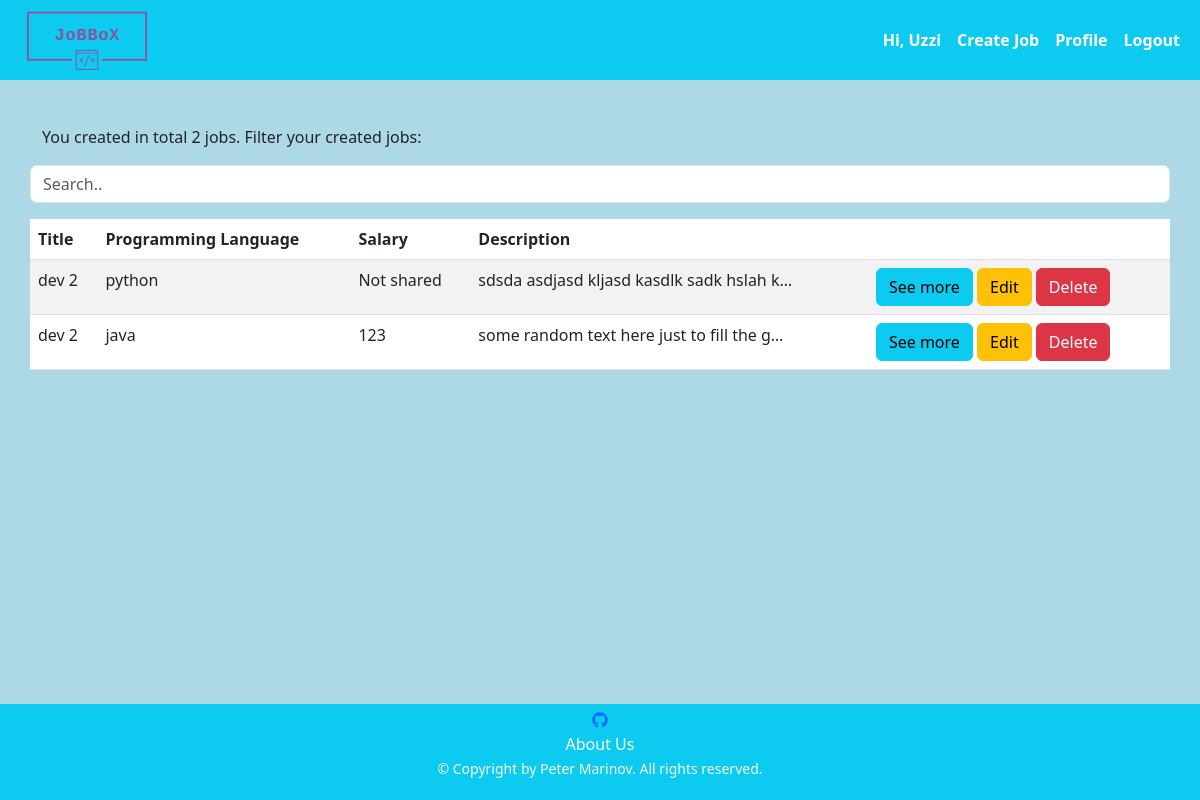
Page /job/my-hr-list/ (signed in) on the committed database.
### jobbox/app_auth/models.py (models this page shows)
class AppUser(auth_models.AbstractBaseUser, auth_models.PermissionsMixin):
    USERNAME_FIELD = 'email'
    objects = AppUserManager()
    email = models.EmailField(
        null=False,
        blank=False,
        unique=True,
    )
    is_staff = models.BooleanField(
        default=False,
    )

### jobbox/common/models.py (models this page shows, shortened)
class ProfileHR(models.Model):
    FIRST_NAME_MAX_LEN = 30
    LAST_NAME_MAX_LEN = 30
    COMPANY_NAME_MAX_LEN = 15
    TELEPHONE_NUMBER_MAX_LEN = 13
    TELEPHONE_NUMBER_MIN_LEN = 4
    PROFILE_PICTURE_MAX_SIZE_IN_MB = 1
    first_name = models.CharField(
        max_length=FIRST_NAME_MAX_LEN,
        null=True,
        blank=False,
        validators=[
            check_if_only_letters,
        ]
    )
    last_name = models.CharField(
        max_length=LAST_NAME_MAX_LEN,
        null=True,
        blank=True,
        validators=[
            check_if_only_letters,
        ]
    )
    company_name = models.CharField(
        max_length=COMPANY_NAME_MAX_LEN,
        null=True,
        blank=True,
    )
    profile_picture = models.ImageField(
        upload_to='profilehr',
        null=True,
        blank=True,
        validators=[
            FileSizeValidatorInMB(PROFILE_PICTURE_MAX_SIZE_IN_MB)
        ]
    )
    telephone_number = models.CharField(
        max_length=TELEPHONE_NUMBER_MAX_LEN,
        null=True,
        blank=True,
        validators=[
            validators.MinLengthValidator(TELEPHONE_NUMBER_MIN_LEN),
            check_if_number_starts_with_zero_or_plus,
        ]
    )
    user = models.OneToOneField(
        UserModel,
        on_delete=models.CASCADE,
        primary_key=True,
    )
    class Meta:
        verbose_name_plural = 'Profile HRs'

### jobbox/job/models.py (models this page shows)
class Job(models.Model):
    TITLE_MAX_LEN = 30
    PROGRAMMING_LANGUAGE_MAX_LEN = 15
    SALARY_MIN_VALUE = 0
    DESCRIPTION_MIN_LEN = 20
    DESCRIPTION_MAX_LEN = 300
    COMPANY_LOG_MAX_SIZE_IN_MB = 1
    title = models.CharField(
        null=False,
        blank=False,
        max_length=TITLE_MAX_LEN
    )
    company_logo = models.ImageField(
        upload_to='companies_logo',
        null=False,
        blank=False,
        validators=(
            FileSizeValidatorInMB(COMPANY_LOG_MAX_SIZE_IN_MB),
        )
    )
    programming_language = models.CharField(
        null=False,
        blank=False,
        max_length=PROGRAMMING_LANGUAGE_MAX_LEN
    )
    salary = models.IntegerField(
        null=True,
        blank=True,
        validators=(
            validators.MinValueValidator(SALARY_MIN_VALUE),
        )
    )
    description = models.TextField(
        null=False,
        blank=False,
        validators=(
            validators.MinLengthValidator(DESCRIPTION_MIN_LEN),
            validators.MaxLengthValidator(DESCRIPTION_MAX_LEN),
        )
    )
    hr = models.ForeignKey(
        AppUser,
        on_delete=models.CASCADE,
    )

### jobbox/job/views.py (the view)
# urls.py: path('my-hr-list/', HrJobListView.as_view(), name='my_hr_list'),
class HrJobListView(views.ListView):
    template_name = 'job/hr_job_list.html'
    model = Job
    def get_queryset(self):
        jobs = Job.objects.filter(hr_id=self.request.current_user.pk)
        return jobs
    def dispatch(self, request, *args, **kwargs):
        user = self.request.current_user
        if hasattr(user, 'profilehr') or user.is_superuser:
            return super().dispatch(request, *args, **kwargs)
        raise PermissionDenied()

### middawares/middawares.py (called while the page is built)
def set_profile_middleware(get_response):
    def middleware(request, *args, **kwargs):
        if request.user.is_authenticated:
            request.current_user = request.user
        else:
            request.current_user = None
        return get_response(request, *args, **kwargs)
    return middleware

### templates/job/hr_job_list.html (shortened to what this page needs)
{% extends 'base.html' %}
{% block content %}
    {% if object_list %}
        <p>You created in total {{ object_list|length }} jobs. Filter your created jobs:</p>
        <input class="form-control container-fluid mb-3" id="hrJobsTableInput" type="text" placeholder="Search..">
        <br>
        <table class="table table-hover table-striped">
            <thead>
            <tr>
                <th scope="col">Title</th>
                <th scope="col">Programming Language</th>
                <th scope="col">Salary</th>
                <th scope="col">Description</th>
                <th scope="col"></th>
            </tr>
            </thead>
            <tbody id="hrJobsTable">
            {% for job in object_list %}
                <tr>
                    <td>{{ job.title }}</td>
                    <td>{{ job.programming_language }}</td>
                    <td>
                        {% if job.salary %}
                            {{ job.salary }}
                        {% else %}
                            Not shared
                        {% endif %}
                    </td>
                    <td>{{ job.description|truncatechars:41 }}</td>
                    <td>
                        <a class="btn btn-info" href="{% url 'description_job' pk=job.pk %}">See more</a>
                        <a class="btn btn-warning" href="{% url 'edit_job' pk=job.pk %}">Edit</a>
                        <a class="btn btn-danger" href="{% url 'delete_job' pk=job.pk %}">Delete</a>
                    </td>
                </tr>
            {% endfor %}
            </tbody>
        </table>
    {% else %}
        <h2>No jobs</h2>
    {% endif %}
{% endblock %}

### templates/base.html (shortened to what this page needs)
{% load static %}
<!doctype html>
<html lang="en">
<head>
    <link href="https://cdn.jsdelivr.net/npm/bootstrap@5.3.0/dist/css/bootstrap.min.css" rel="stylesheet"
>
    <link rel="stylesheet" href="{% static 'style/styles.css' %}">
    <link rel="stylesheet" href="https://cdnjs.cloudflare.com/ajax/libs/font-awesome/6.4.0/css/all.min.css">
</head>
<body>
<header class="header" stlye="height: 100%;">
    <nav class="navbar navbar-expand-sm navbar-light bg-info">
        <div class="container-fluid">
            <a href="{% url 'index' %}">
                <img src="{% static 'jobbox_logos/logo_transparent.png' %}" alt="JoBBoX logo" width="150"
                     class="d-inline-block align-top">
            </a>
            {% if not request.current_user.is_authenticated %}
                <ul class="navbar-nav">
                    <li class="nav-item active">
                        <a class="nav-link badge badge-dark fw-bold nav-link" href="{% url 'login_user' %}">Login</a>
                    </li>
                    <li class="nav-item active">
                        <a class="nav-link badge badge-dark" href="{% url 'register_user' %}">Register</a>
                    </li>
                </ul>
            {% else %}
                <ul class="navbar-nav">
                    <li class="nav-item active">
                        <span class="nav-link badge badge-dark fw-bold">Hi, {{ request.current_user.profilehr.first_name }}</span>
                    </li>
                    <li class="nav-item active">
                        <a class="nav-link badge badge-dark fw-bold" href="{% url 'create_job' %}">Create Job</a>
                    </li>
                    <li class="nav-item active">
                        <a class="nav-link badge badge-dark fw-bold" href="{% url 'profile_user' %}">Profile</a>
                    </li>
                    <li class="nav-item active">
                        <a class="nav-link badge badge-dark fw-bold" href="{% url 'logout_user' %}">Logout</a>
                    </li>
                </ul>
            {% endif %}
        </div>
    </nav>
</header>
<main class="main-content">
    <div class="container">
        <div class="row justify-content-center">
            {% block content %}
            {% endblock %}
        </div>
    </div>
</main>
<footer class="bg-info footer">
    <div class="container text-light text-center pt-1">
        <ul class="list-unstyled">
            <li>
                <a href="https://github.com/peter-marinov/jobbox">
                    <i class="fa-brands fa-github"></i>
                </a>
            </li>
            <li>
                <a class="remove-link-underline text-white-70" href="{% url 'about' %}">About Us</a>
            </li>
            <li>
                <small class="text-white-70">&copy; Copyright by Peter Marinov. All rights reserved.</small>
            </li>
        </ul>
    </div>
</footer>
</body>
</html>

### static_files/style/styles.css (style rules this page uses)
html, body { height: 100%; }
.header { height: 10%; background-color: lightblue }
.main-content { min-height: 78%; = }
.footer { height: 12%; }
.nav-link { font-size: 16px; }
.main-content { padding-top: 45px; background-color: lightblue; }
main { overflow-y: auto; }
.remove-link-underline { text-decoration: none; color: white; }

### rows in the picture
AppUser: current_user.profilehr.first_name "Uzzi"
Job: title "dev 2", programming_language "python", shows "Not shared", description "sdsda asdjasd kljasd kasdlk sadk hslah k…"
Job: title "dev 2", programming_language "java", salary "123", description "some random text here just to fill the g…"

### other values in the picture
{{ object_list|length }} "2"
